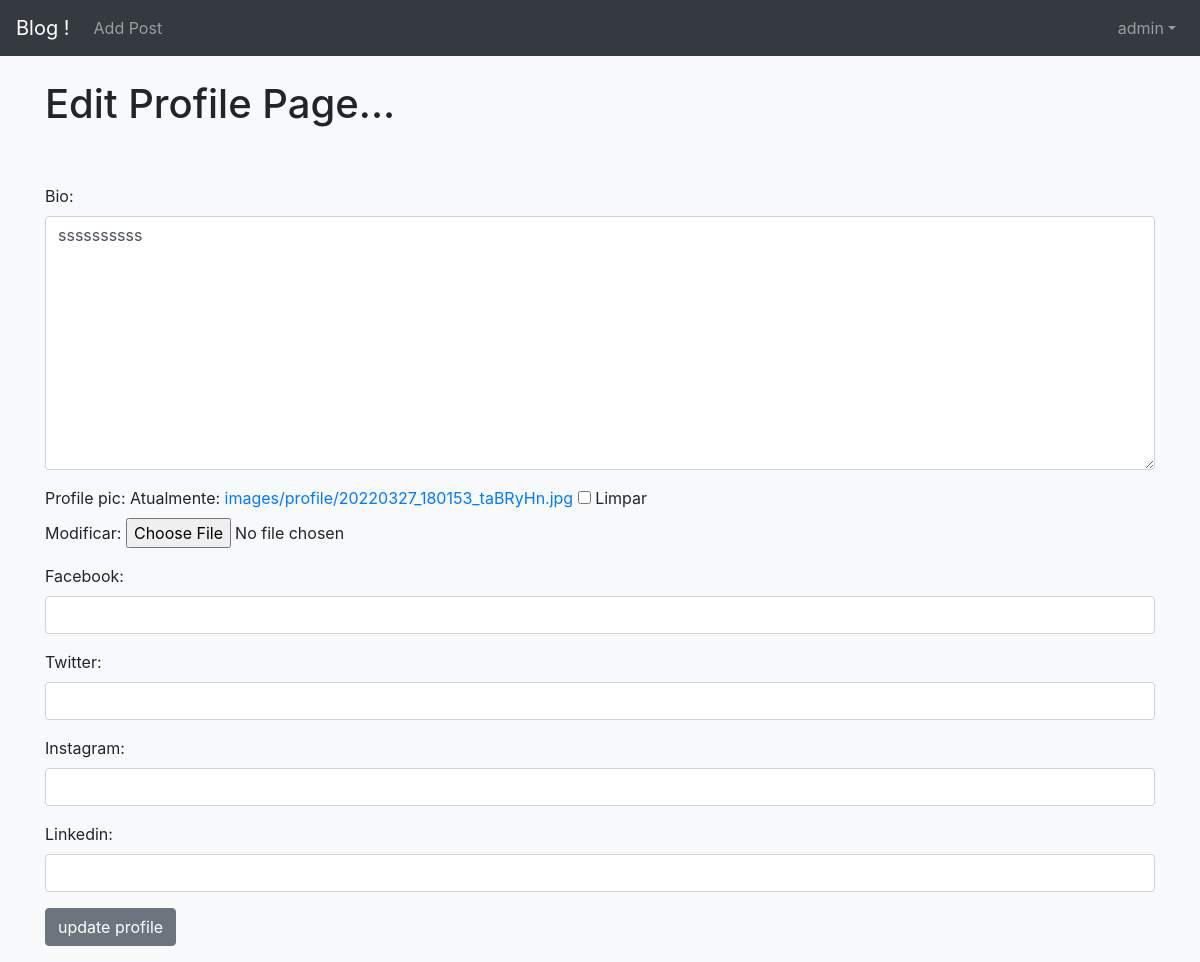
Before: /membros/4/edit_profile_page/ (signed in) with the older database file.
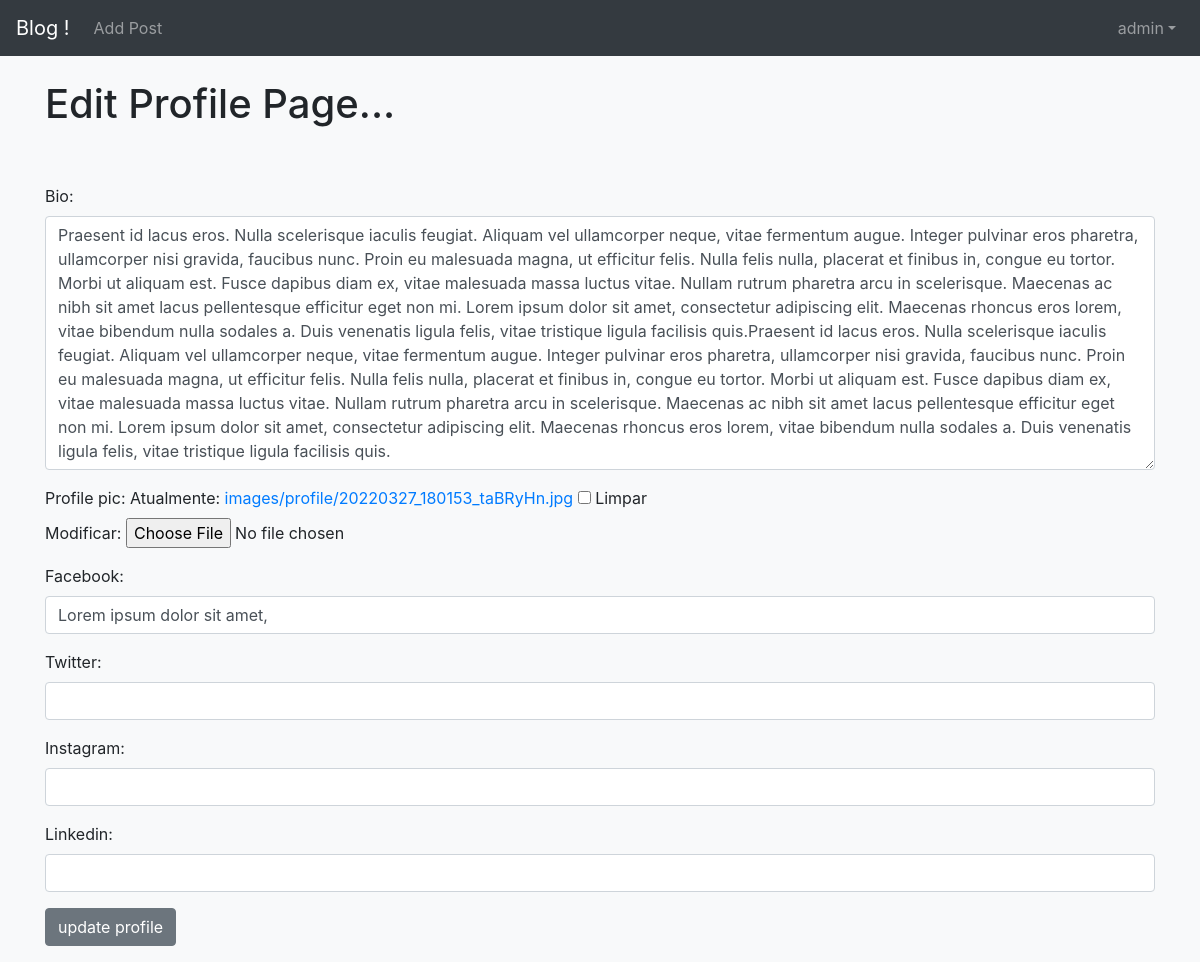
After: the same page with the newer database file.
### core/models.py (models this page shows, shortened)
class Base(models.Model):
    criacao = models.DateField('Criação', auto_now_add=True)
    atualizacao = models.DateField('Atualização', auto_now='True')
    hora = models.TimeField('horario', auto_now=True)
    class Meta:
        abstract = True

class Profile(Base):
    user = models.OneToOneField(User, null=True, on_delete=models.CASCADE)
    bio = models.TextField()
    profile_pic = StdImageField(null=True, blank=True, upload_to='images/profile')
    facebook = models.CharField(max_length=255, blank=True, null=True)
    twitter = models.CharField(max_length=255, blank=True, null=True)
    instagram = models.CharField(max_length=255, blank=True, null=True)
    linkedin = models.CharField(max_length=255, blank=True, null=True)

### membros/views.py (the view)
# urls.py: path('<int:pk>/edit_profile_page/', EditProfilePageView.as_view(), name='edit_profile_page'),
class EditProfilePageView(generic.UpdateView):
    model = Profile
    form_class = EditProfilePageForm
    template_name = 'registration/edit_profile_page.html'
    success_url = reverse_lazy('index')

### membros/forms.py
class EditProfilePageForm(forms.ModelForm):
    class Meta:
        model = Profile
        fields = ('bio', 'profile_pic', 'facebook', 'twitter', 'instagram', 'linkedin')
        widgets = {
            'bio': forms.Textarea(attrs={'class': 'form-control'}),
            'facebook': forms.TextInput(attrs={'class': 'form-control'}),
            'twitter': forms.TextInput(attrs={'class': 'form-control'}),
            'instagram': forms.TextInput(attrs={'class': 'form-control'}),
            'linkedin': forms.TextInput(attrs={'class': 'form-control'})
        }

### membros/templates/registration/edit_profile_page.html (shortened to what this page needs)
{% extends 'base.html' %}
{% block content %}
{% if user.is_authenticated %}
    {% if user.id == profile.user.id %}
        <h1>Edit Profile Page...</h1>
        <br><br>
        <div class="form-group">
            <form method="POST" enctype="multipart/form-data">
                {{ form.as_p }}
                <button class="btn btn-secondary">update profile</button>
            </form>
        </div>
{% else %}
    Permissão negada! Você não é o usuario correto para esse tipo de edição !!!
{% endif %}
    {% else %}
        Permissão negada! É necessaria autenticação via Login !!!
    {% endif %}
{% endblock %}

Changed rows visible on the page:
changed Profile: bio "ssssssssss" → "Praesent id lacus eros. Nulla scelerisque iaculis feugiat. Aliquam vel ullamcorper neque, vitae fermentum augue. Integer pulvinar eros pharetra, ullamcorper nisi gravida, faucibus nunc. Proin eu malesuada magna, ut efficitur felis. Nulla felis nulla, placerat et finibus in, congue eu tortor. Morbi ut aliquam est. Fusce dapibus diam ex, vitae malesuada massa luctus vitae. Nullam rutrum pharetra arcu in scelerisque. Maecenas ac nibh sit amet lacus pellentesque efficitur eget non mi. Lorem ipsum dolor sit amet, consectetur adipiscing elit. Maecenas rhoncus eros lorem, vitae bibendum nulla sodales a. Duis venenatis ligula felis, vitae tristique ligula facilisis quis.Praesent id lacus eros.…"; facebook (not shown) → "Lorem ipsum dolor sit amet,"
